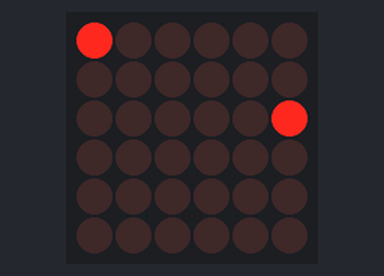
Recording of a sketch running on a simulated Arduino Uno, built with avr-gcc and run on an emulated ATmega328P. Shown: 6×6 LED matrix. Wiring (inferred from the names in the program): LED matrix (orientation assumed): rows pin 2, pin 3, pin 4, pin 5, pin 6, pin 7; columns pin 8, pin 9, pin 10, pin 14, pin 15, pin 16.

Above: at 0.1 s.
At 4.1 s:
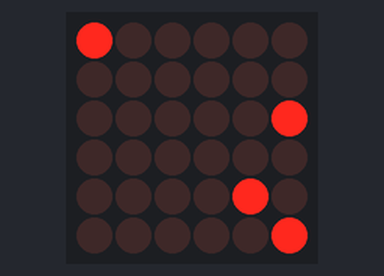
At 9.1 s:
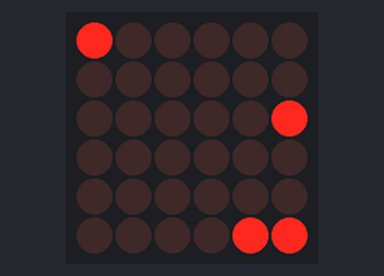
At 19.1 s:
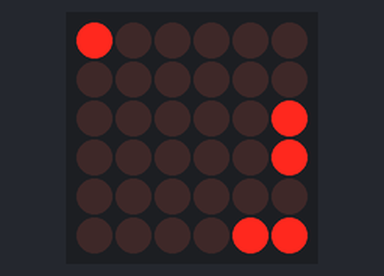
At 28.1 s:
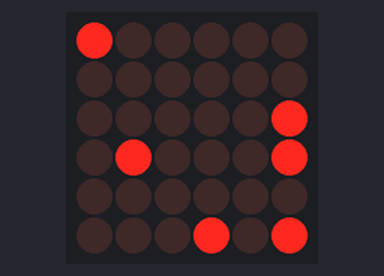
At 38.2 s:
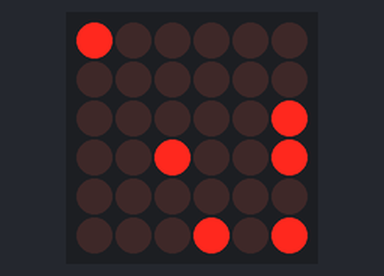

Measured:
- what the display in image 0 shows lasts 1.1 s, from 0.0 s to 1.1 s

The sketch:

hagul_clock.ino
```cpp
// 영,한,두,세,네,다섯,여섯,일곱,여덞,아홉,열,열한,열두(시)
const byte hour[13][6] = {
  {B100000, B000000, B000000, B000000, B000000, B000000},
  {B100000, B000000, B000001, B000000, B000000, B000000},
  {B010000, B000000, B000001, B000000, B000000, B000000},
  {B001000, B000000, B000001, B000000, B000000, B000000},
  {B000100, B000000, B000001, B000000, B000000, B000000},
  {B000011, B000000, B000001, B000000, B000000, B000000},
  {B000000, B110000, B000001, B000000, B000000, B000000},
  {B000000, B001100, B000001, B000000, B000000, B000000},
  {B000000, B000011, B000001, B000000, B000000, B000000},
  {B000000, B000000, B110001, B000000, B000000, B000000},
  {B000000, B000000, B001001, B000000, B000000, B000000},
  {B000000, B000000, B001101, B000000, B000000, B000000},
  {B000000, B000000, B001011, B000000, B000000, B000000}
};

// 영,십,이십,삼십,사십,오십
const byte minuteTens[6][6] = {
  {B000000, B000000, B000000, B000000, B000000, B000000},
  {B000000, B000000, B000000, B000001, B000000, B000001},
  {B000000, B000000, B000000, B010001, B000000, B000001},
  {B000000, B000000, B000000, B001001, B000000, B000001},
  {B000000, B000000, B000000, B000101, B000000, B000001},
  {B000000, B000000, B000000, B000011, B000000, B000001}
};

// 영,일,이,삼,사,오,육,칠,팔,구(분)
const byte minuteOnes[10][6] = {
  {B000000, B000000, B000000, B000000, B000000, B000000},
  {B000000, B000000, B000000, B000000, B010000, B000001},
  {B000000, B000000, B000000, B000000, B001000, B000001},
  {B000000, B000000, B000000, B000000, B000100, B000001},
  {B000000, B000000, B000000, B000000, B000010, B000001},
  {B000000, B000000, B000000, B000000, B000000, B010001},
  {B000000, B000000, B000000, B000000, B000001, B000001},
  {B000000, B000000, B000000, B000000, B000000, B001001},
  {B000000, B000000, B000000, B000000, B000000, B000101},
  {B000000, B000000, B000000, B000000, B000000, B000011}
};

// 도트매트릭스 출력 버퍼
byte pattern[6] = { 0, };

int rows[] = {2,3,4,5,6,7};
int cols[] = {8,9,10,14,15,16};

unsigned long startTime = 0;

void setup() {
  for (int i = 0; i < 6; i++) {
    pinMode(cols[i], OUTPUT);
    pinMode(rows[i], OUTPUT);
  }
}

void loop() {
  for(int i = 1; i < 12; i++) {
    for(int j = 0; j < 60; j++) {
      drawClock(i, j);
      display();
    }
  }
}

void drawClock(int h, int m) {
  for(int i = 0; i < 6; i++) {
    pattern[i] = hour[h][i] | minuteTens[m / 10][i] | minuteOnes[m % 10][i];
  }
}

void display(){
  while(millis() - startTime < 1000) {
    for(int i = 0; i < 6; i++) {
      for(int j = 0; j < 6; j++) {
        bool a = pattern[i] >> 5 - j & 0x01 ? LOW : HIGH;
        digitalWrite(cols[j], a);
      }
      digitalWrite(rows[i], HIGH);
      delay(1);
      digitalWrite(rows[i], LOW);
    }
  }

  startTime = millis();
}
```
